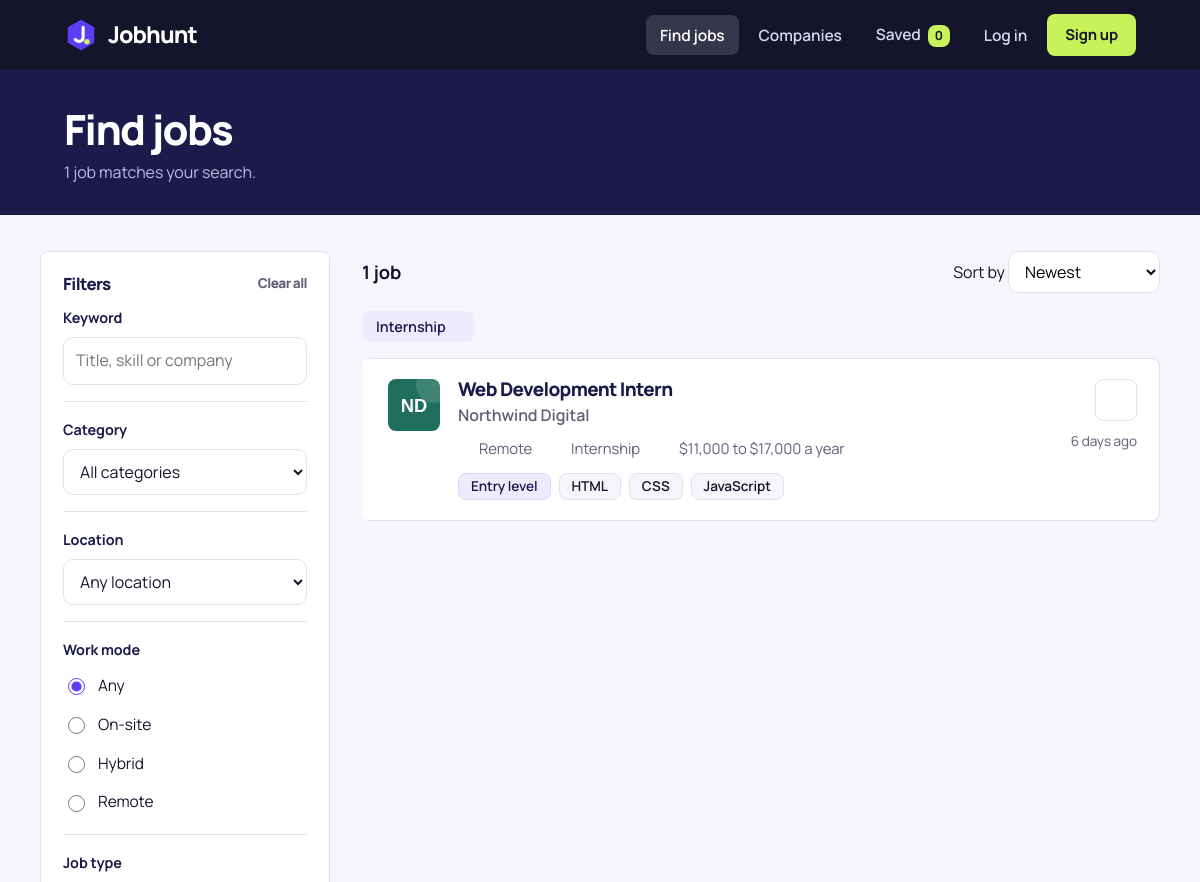
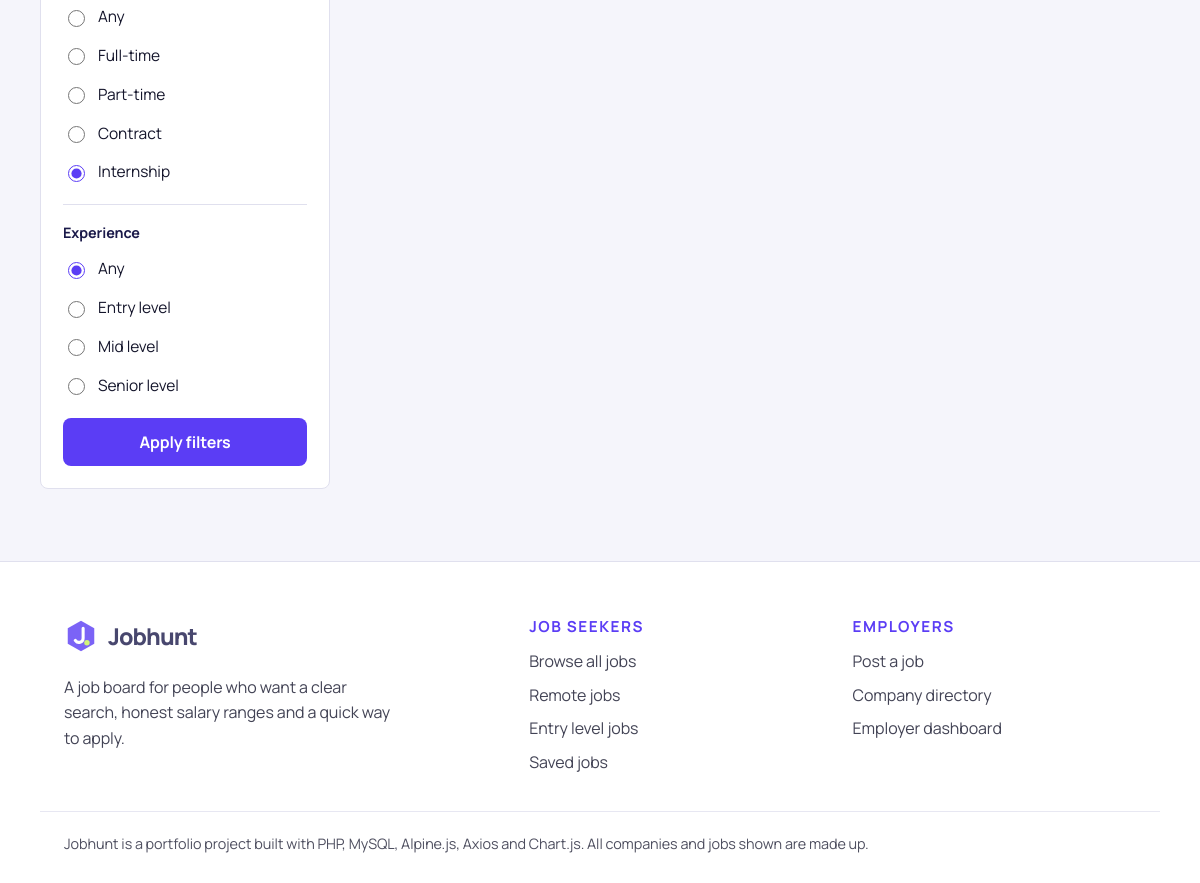
The app's page /jobs.php?type=Internship with its own data (2 pictures, top to bottom).
### tables this page shows
CREATE TABLE jobs (
    id INT AUTO_INCREMENT PRIMARY KEY,
    company_id INT NOT NULL,
    category_id INT NOT NULL,
    title VARCHAR(150) NOT NULL,
    location VARCHAR(100) NOT NULL,
    work_mode ENUM('On-site', 'Hybrid', 'Remote') NOT NULL DEFAULT 'On-site',
    job_type ENUM('Full-time', 'Part-time', 'Contract', 'Internship') NOT NULL DEFAULT 'Full-time',
    level ENUM('Entry', 'Mid', 'Senior') NOT NULL DEFAULT 'Entry',
    salary_min INT NOT NULL DEFAULT 0,
    salary_max INT NOT NULL DEFAULT 0,
    summary TEXT NOT NULL,
    responsibilities TEXT NOT NULL,
    requirements TEXT NOT NULL,
    skills VARCHAR(255) NOT NULL DEFAULT '',
    is_featured TINYINT(1) NOT NULL DEFAULT 0,
    deadline DATE,
    posted_at DATETIME DEFAULT CURRENT_TIMESTAMP,
    FOREIGN KEY (company_id) REFERENCES companies(id) ON DELETE CASCADE,
    FOREIGN KEY (category_id) REFERENCES categories(id),
    INDEX idx_posted (posted_at),
    INDEX idx_category (category_id)
);

CREATE TABLE companies (
    id INT AUTO_INCREMENT PRIMARY KEY,
    name VARCHAR(150) NOT NULL,
    slug VARCHAR(80) NOT NULL UNIQUE,
    industry VARCHAR(100) NOT NULL,
    location VARCHAR(100) NOT NULL,
    website VARCHAR(200),
    about TEXT,
    size_label VARCHAR(40) NOT NULL DEFAULT '11 to 50 people',
    color VARCHAR(7) NOT NULL DEFAULT '#1F5340',
    shape TINYINT NOT NULL DEFAULT 0
);

### jobs.php (the view, shortened to what this page needs)
<?php
require __DIR__ . '/config.php';
$q        = trim($_GET['q'] ?? '');
$mode     = trim($_GET['mode'] ?? '');
$type     = trim($_GET['type'] ?? '');
$sort     = $_GET['sort'] ?? 'newest';
$page     = max(1, (int) ($_GET['page'] ?? 1));
$perPage  = 8;
$where = [];
$params = [];
if ($type !== '')     { $where[] = 'j.job_type = :type';     $params[':type'] = $type; }
$whereSql = $where ? ' WHERE ' . implode(' AND ', $where) : '';
$orders = [
    'newest'      => 'j.posted_at DESC',
    'salary_high' => 'j.salary_max DESC, j.posted_at DESC',
    'salary_low'  => 'j.salary_min ASC, j.posted_at DESC',
];
$countStmt = $pdo->prepare('SELECT COUNT(*) FROM jobs j JOIN companies c ON c.id = j.company_id JOIN categories cat ON cat.id = j.category_id' . $whereSql);
$countStmt->execute($params);
$total = (int) $countStmt->fetchColumn();
$pages = max(1, (int) ceil($total / $perPage));
$page = min($page, $pages);
$offset = ($page - 1) * $perPage;
$stmt = $pdo->prepare(JOB_SELECT . $whereSql . ' ORDER BY ' . $orders[$sort] . ' LIMIT ' . $perPage . ' OFFSET ' . $offset);
$stmt->execute($params);
$jobs = $stmt->fetchAll();
$chips = [];
if ($type !== '')  { $chips[] = [$type, 'type']; }
function radio_group(string $name, array $options, string $current): void {
    echo '<div class="radio-list">';
    echo '<label><input type="radio" name="' . e($name) . '" value=""' . ($current === '' ? ' checked' : '') . '> Any</label>';
    foreach ($options as $value => $label) {
        echo '<label><input type="radio" name="' . e($name) . '" value="' . e($value) . '"' . ($current === (string) $value ? ' checked' : '') . '> ' . e($label) . '</label>';
    }
    echo '</div>';
}
require __DIR__ . '/includes/header.php';
?>
<section class="page-head">
    <div class="wrap">
        <h1>Find jobs</h1>
        <p><?= $total ?> <?= $total === 1 ? 'job matches' : 'jobs match' ?> your search.</p>
    </div>
</section>
<div class="wrap jobs-layout">
    <form class="filters" method="get" action="jobs.php" data-autosubmit>
        <h3>Filters <?php if ($chips): ?><a href="jobs.php" class="muted" style="font-size:.85rem">Clear all</a><?php endif; ?></h3>
        <div class="filter-group">
            <label class="group-label" for="q">Keyword</label>
            <input type="text" id="q" name="q" value="<?= e($q) ?>" placeholder="Title, skill or company">
        </div>
        <div class="filter-group">
            <label class="group-label" for="category">Category</label>
            <select id="category" name="category">
                <option value="">All categories</option>
            </select>
        </div>
        <div class="filter-group">
            <label class="group-label" for="location">Location</label>
            <select id="location" name="location">
                <option value="">Any location</option>
            </select>
        </div>
        <div class="filter-group">
            <span class="group-label">Work mode</span>
            <?php radio_group('mode', ['On-site' => 'On-site', 'Hybrid' => 'Hybrid', 'Remote' => 'Remote'], $mode); ?>
        </div>
        <div class="filter-group">
            <span class="group-label">Job type</span>
            <?php radio_group('type', ['Full-time' => 'Full-time', 'Part-time' => 'Part-time', 'Contract' => 'Contract', 'Internship' => 'Internship'], $type); ?>
        </div>
        <div class="filter-group">
            <span class="group-label">Experience</span>
        </div>
        <button type="submit" class="btn btn-primary btn-block">Apply filters</button>
    </form>
    <section>
        <div class="results-bar">
            <strong><?= $total ?> <?= $total === 1 ? 'job' : 'jobs' ?></strong>
            <label>Sort by
                <select class="sort-select" data-sort>
                    <option value="newest" <?= $sort === 'newest' ? 'selected' : '' ?>>Newest</option>
                </select>
            </label>
        </div>
        <?php if ($chips): ?>
            <div class="active-filters">
                <?php foreach ($chips as [$label, $key]): ?>
                    <a class="chip-remove" href="jobs.php?<?= e(build_query([$key => '', 'page' => ''])) ?>"><?= e($label) ?> <?= icon('x', 14) ?></a>
                <?php endforeach; ?>
            </div>
        <?php endif; ?>
        <?php if (!$jobs): ?>
            <div class="empty-state">
                <h3>No jobs found</h3>
                <p>Try removing a filter or searching with a different word.</p>
                <a href="jobs.php" class="btn btn-primary">Clear filters</a>
            </div>
        <?php else: ?>
            <div class="job-list">
                <?php foreach ($jobs as $job): ?>
                    <?php require __DIR__ . '/includes/job_card.php'; ?>
                <?php endforeach; ?>
            </div>
        <?php endif; ?>
    </section>
</div>
<?php require __DIR__ . '/includes/footer.php'; ?>

### config.php (shortened to what this page needs)
<?php
function e($value): string {
    return htmlspecialchars((string) $value, ENT_QUOTES, 'UTF-8');
}
function time_ago(string $datetime): string {
    $seconds = time() - strtotime($datetime);
    $d = (int) floor($seconds / 86400);
    if ($d < 30) {
        return $d . ($d === 1 ? ' day ago' : ' days ago');
    }
    return date('j M Y', strtotime($datetime));
}
function skill_list(string $csv): array {
    $items = array_map('trim', explode(',', $csv));
    return array_values(array_filter($items, fn($s) => $s !== ''));
}
function build_query(array $overrides = []): string {
    $params = array_merge($_GET, $overrides);
    $params = array_filter($params, fn($v) => $v !== '' && $v !== null);
    return http_build_query($params);
}
function current_user(): ?array {
    static $user = false;
    if ($user === false) {
        $user = null;
    }
    return $user;
}
function is_seeker(): bool {
    $u = current_user();
    return $u !== null && $u['role'] === 'seeker';
}
function saved_ids(): array {
    return array_map('intval', array_keys($_SESSION['saved'] ?? []));
}
function is_saved(int $jobId): bool {
    static $cache = null;
    if ($cache === null) {
        $cache = array_flip(saved_ids());
    }
    return isset($cache[$jobId]);
}
function logo_html(string $name, string $slug, string $color, int $shape = 0, int $size = 48, string $base = ''): string {
    $words = preg_split('/\s+/', trim($name));
    $initials = strtoupper(substr($words[0], 0, 1) . (isset($words[1]) ? substr($words[1], 0, 1) : ''));
    $decor = '';
    switch ($shape % 4) {
        case 0:
            $decor = '<circle cx="42" cy="6" r="16" fill="#fff" opacity="0.14"/>';
            break;
    }
    return '<svg class="co-logo" width="' . $size . '" height="' . $size . '" viewBox="0 0 48 48" role="img" aria-label="' . e($name) . ' logo">'
        . '<rect width="48" height="48" fill="' . e($color) . '"/>' . $decor
        . '<text x="24" y="30" text-anchor="middle" font-family="Space Grotesk, Arial, sans-serif" font-size="17" font-weight="700" fill="#fff">' . e($initials) . '</text>'
        . '</svg>';
}
function icon(string $name, int $size = 18): string {
    $paths = [
        'search'    => '<circle cx="11" cy="11" r="7"/><path d="M20 20l-3.5-3.5"/>',
        'pin'       => '<path d="M12 21s7-5.6 7-11a7 7 0 10-14 0c0 5.4 7 11 7 11z"/><circle cx="12" cy="10" r="2.5"/>',
        'clock'     => '<circle cx="12" cy="12" r="9"/><path d="M12 7v5l3 2"/>',
        'bookmark'  => '<path d="M6 3h12v18l-6-4-6 4z"/>',
        'briefcase' => '<rect x="3" y="7" width="18" height="13" rx="2"/><path d="M9 7V5a2 2 0 012-2h2a2 2 0 012 2v2M3 13h18"/>',
        'arrow'     => '<path d="M5 12h14M13 6l6 6-6 6"/>',
        'code'      => '<path d="M8 8l-5 4 5 4M16 8l5 4-5 4M14 5l-4 14"/>',
        'pen'       => '<path d="M4 20l1-4L16 5l3 3L8 19zM14 7l3 3"/>',
        'megaphone' => '<path d="M3 10v4h3l9 5V5L6 10zM18 9a4 4 0 010 6"/>',
        'chart'     => '<path d="M4 20V10M10 20V4M16 20v-7M22 20H2"/>',
        'cross'     => '<path d="M10 3h4v7h7v4h-7v7h-4v-7H3v-4h7z"/>',
        'book'      => '<path d="M4 5a2 2 0 012-2h13v16H6a2 2 0 00-2 2zM4 19a2 2 0 012-2h13"/>',
        'headset'   => '<path d="M4 14v-2a8 8 0 0116 0v2M4 14h3v5H5a1 1 0 01-1-1zM20 14h-3v5h2a1 1 0 001-1zM17 19c0 1.5-2 2-5 2"/>',
        'box'       => '<path d="M3 7l9-4 9 4v10l-9 4-9-4zM3 7l9 4 9-4M12 11v10"/>',
        'bag'       => '<path d="M5 8h14l-1 12H6zM9 8V6a3 3 0 016 0v2"/>',
        'check'     => '<path d="M5 12l5 5 9-10"/>',
        'menu'      => '<path d="M4 7h16M4 12h16M4 17h16"/>',
        'x'         => '<path d="M6 6l12 12M18 6L6 18"/>',
        'building'  => '<path d="M4 21V5a1 1 0 011-1h9a1 1 0 011 1v16M15 9h4a1 1 0 011 1v11M8 8h3M8 12h3M8 16h3M3 21h18"/>',
        'globe'     => '<circle cx="12" cy="12" r="9"/><path d="M3 12h18M12 3c3 3 3 15 0 18M12 3c-3 3-3 15 0 18"/>',
        'calendar'  => '<rect x="3" y="5" width="18" height="16" rx="2"/><path d="M3 10h18M8 3v4M16 3v4"/>',
        'coins'     => '<circle cx="9" cy="9" r="6"/><path d="M15 9.5A6 6 0 1111 20M9 7v4"/>',
    ];
    $inner = $paths[$name] ?? '';
    return '<svg class="icon" width="' . $size . '" height="' . $size . '" viewBox="0 0 24 24" fill="none" stroke="currentColor" stroke-width="2" stroke-linecap="round" stroke-linejoin="round" aria-hidden="true">' . $inner . '</svg>';
}

### includes/job_card.php (shortened to what this page needs)
<?php
$jobSaved = is_saved((int) $job['id']);
$skillsShown = array_slice(skill_list($job['skills']), 0, 3);
?>
<article class="job-card" data-job-id="<?= (int) $job['id'] ?>">
    <a class="job-card-logo" href="company.php?slug=<?= e($job['company_slug']) ?>" tabindex="-1" aria-hidden="true">
        <?= logo_html($job['company_name'], $job['company_slug'], $job['company_color'], (int) $job['company_shape'], 52) ?>
    </a>
    <div class="job-card-body">
        <div class="job-card-top">
            <h3 class="job-title"><a href="job.php?id=<?= (int) $job['id'] ?>"><?= e($job['title']) ?></a></h3>
        </div>
        <p class="job-company">
            <a href="company.php?slug=<?= e($job['company_slug']) ?>"><?= e($job['company_name']) ?></a>
        </p>
        <ul class="job-meta">
            <li><?= icon('pin', 15) ?> <?= e($job['location']) ?><?= $job['location'] === $job['work_mode'] ? '' : ' (' . e($job['work_mode']) . ')' ?></li>
            <li><?= icon('briefcase', 15) ?> <?= e($job['job_type']) ?></li>
            <li><?= icon('coins', 15) ?> $<?= number_format((int) $job['salary_min']) ?> to $<?= number_format((int) $job['salary_max']) ?> a year</li>
        </ul>
        <div class="tag-row">
            <span class="tag tag-level"><?= e($job['level']) ?> level</span>
            <?php foreach ($skillsShown as $skill): ?>
                <span class="tag"><?= e($skill) ?></span>
            <?php endforeach; ?>
        </div>
    </div>
    <div class="job-card-side">
        <button type="button" class="save-btn <?= $jobSaved ? 'is-saved' : '' ?>" data-save="<?= (int) $job['id'] ?>"
                aria-pressed="<?= $jobSaved ? 'true' : 'false' ?>" aria-label="<?= $jobSaved ? 'Remove from saved jobs' : 'Save this job' ?>">
            <?= icon('bookmark', 20) ?>
        </button>
        <span class="job-posted"><?= e(time_ago($job['posted_at'])) ?></span>
    </div>
</article>

### records on screen
jobs: company.name "ND", title "Web Development Intern", company.name "Northwind Digital", $size 15 (drawn), location "Remote", job_type "Internship", salary_min "11,000", salary_max "17,000", level "Entry", skills "HTML", skills "CSS", skills "JavaScript", posted_at "6 days ago"

### other values on screen
$savedCount "0"
$total "1"
$label "On-site"
$label "Hybrid"
$label "Remote"
$label "Full-time"
$label "Part-time"
$label "Contract"
$label "Internship"
$label "Entry level"
$label "Mid level"
$label "Senior level"
